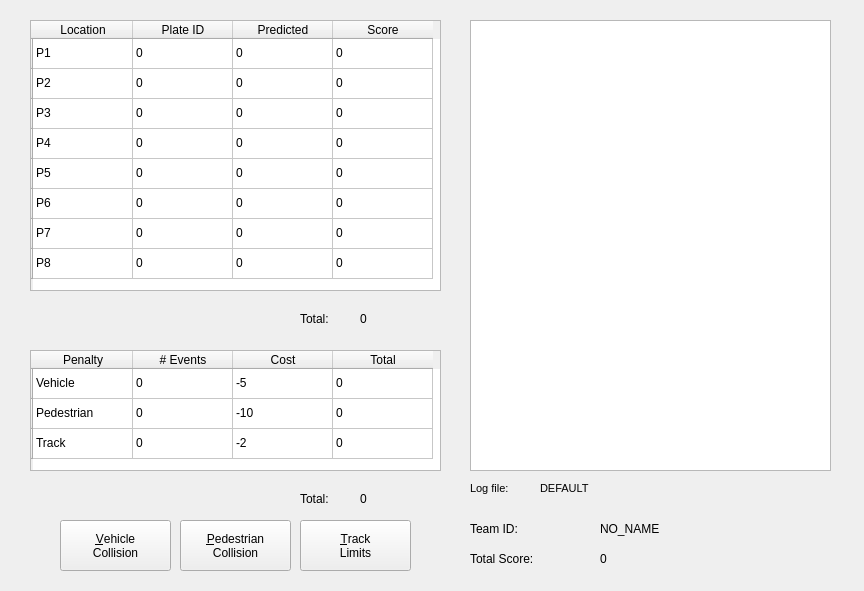
<?xml version="1.0" encoding="UTF-8"?>
<ui version="4.0">
 <class>Form</class>
 <widget class="QWidget" name="Form">
  <property name="geometry">
   <rect>
    <x>0</x>
    <y>0</y>
    <width>864</width>
    <height>591</height>
   </rect>
  </property>
  <property name="windowTitle">
   <string>LICENSE PLATE SCORING</string>
  </property>
  <widget class="QPushButton" name="penalty_vehicle_QPB">
   <property name="geometry">
    <rect>
     <x>60</x>
     <y>520</y>
     <width>111</width>
     <height>51</height>
    </rect>
   </property>
   <property name="text">
    <string>&amp;Vehicle
Collision</string>
   </property>
  </widget>
  <widget class="QPushButton" name="penalty_pedestrian_QPB">
   <property name="geometry">
    <rect>
     <x>180</x>
     <y>520</y>
     <width>111</width>
     <height>51</height>
    </rect>
   </property>
   <property name="text">
    <string>&amp;Pedestrian
Collision</string>
   </property>
  </widget>
  <widget class="QPushButton" name="penalty_track_QPB">
   <property name="geometry">
    <rect>
     <x>300</x>
     <y>520</y>
     <width>111</width>
     <height>51</height>
    </rect>
   </property>
   <property name="text">
    <string>&amp;Track
Limits</string>
   </property>
  </widget>
  <widget class="QTableWidget" name="license_scores_QTW">
   <property name="geometry">
    <rect>
     <x>30</x>
     <y>20</y>
     <width>411</width>
     <height>271</height>
    </rect>
   </property>
   <row>
    <property name="text">
     <string/>
    </property>
   </row>
   <row>
    <property name="text">
     <string/>
    </property>
   </row>
   <row>
    <property name="text">
     <string/>
    </property>
   </row>
   <row>
    <property name="text">
     <string/>
    </property>
   </row>
   <row>
    <property name="text">
     <string/>
    </property>
   </row>
   <row>
    <property name="text">
     <string/>
    </property>
   </row>
   <row>
    <property name="text">
     <string/>
    </property>
   </row>
   <row>
    <property name="text">
     <string/>
    </property>
   </row>
   <column>
    <property name="text">
     <string>Location</string>
    </property>
   </column>
   <column>
    <property name="text">
     <string>Plate ID</string>
    </property>
   </column>
   <column>
    <property name="text">
     <string>Predicted</string>
    </property>
   </column>
   <column>
    <property name="text">
     <string>Score</string>
    </property>
   </column>
   <item row="0" column="0">
    <property name="text">
     <string>P1</string>
    </property>
   </item>
   <item row="0" column="1">
    <property name="text">
     <string>0</string>
    </property>
   </item>
   <item row="0" column="2">
    <property name="text">
     <string>0</string>
    </property>
   </item>
   <item row="0" column="3">
    <property name="text">
     <string>0</string>
    </property>
   </item>
   <item row="1" column="0">
    <property name="text">
     <string>P2</string>
    </property>
   </item>
   <item row="1" column="1">
    <property name="text">
     <string>0</string>
    </property>
   </item>
   <item row="1" column="2">
    <property name="text">
     <string>0</string>
    </property>
   </item>
   <item row="1" column="3">
    <property name="text">
     <string>0</string>
    </property>
   </item>
   <item row="2" column="0">
    <property name="text">
     <string>P3</string>
    </property>
   </item>
   <item row="2" column="1">
    <property name="text">
     <string>0</string>
    </property>
   </item>
   <item row="2" column="2">
    <property name="text">
     <string>0</string>
    </property>
   </item>
   <item row="2" column="3">
    <property name="text">
     <string>0</string>
    </property>
   </item>
   <item row="3" column="0">
    <property name="text">
     <string>P4</string>
    </property>
   </item>
   <item row="3" column="1">
    <property name="text">
     <string>0</string>
    </property>
   </item>
   <item row="3" column="2">
    <property name="text">
     <string>0</string>
    </property>
   </item>
   <item row="3" column="3">
    <property name="text">
     <string>0</string>
    </property>
   </item>
   <item row="4" column="0">
    <property name="text">
     <string>P5</string>
    </property>
   </item>
   <item row="4" column="1">
    <property name="text">
     <string>0</string>
    </property>
   </item>
   <item row="4" column="2">
    <property name="text">
     <string>0</string>
    </property>
   </item>
   <item row="4" column="3">
    <property name="text">
     <string>0</string>
    </property>
   </item>
   <item row="5" column="0">
    <property name="text">
     <string>P6</string>
    </property>
   </item>
   <item row="5" column="1">
    <property name="text">
     <string>0</string>
    </property>
   </item>
   <item row="5" column="2">
    <property name="text">
     <string>0</string>
    </property>
   </item>
   <item row="5" column="3">
    <property name="text">
     <string>0</string>
    </property>
   </item>
   <item row="6" column="0">
    <property name="text">
     <string>P7</string>
    </property>
   </item>
   <item row="6" column="1">
    <property name="text">
     <string>0</string>
    </property>
   </item>
   <item row="6" column="2">
    <property name="text">
     <string>0</string>
    </property>
   </item>
   <item row="6" column="3">
    <property name="text">
     <string>0</string>
    </property>
   </item>
   <item row="7" column="0">
    <property name="text">
     <string>P8</string>
    </property>
   </item>
   <item row="7" column="1">
    <property name="text">
     <string>0</string>
    </property>
   </item>
   <item row="7" column="2">
    <property name="text">
     <string>0</string>
    </property>
   </item>
   <item row="7" column="3">
    <property name="text">
     <string>0</string>
    </property>
   </item>
  </widget>
  <widget class="QTableWidget" name="penalties_scores_QTW">
   <property name="geometry">
    <rect>
     <x>30</x>
     <y>350</y>
     <width>411</width>
     <height>121</height>
    </rect>
   </property>
   <row>
    <property name="text">
     <string/>
    </property>
   </row>
   <row>
    <property name="text">
     <string/>
    </property>
   </row>
   <row>
    <property name="text">
     <string/>
    </property>
   </row>
   <column>
    <property name="text">
     <string>Penalty</string>
    </property>
   </column>
   <column>
    <property name="text">
     <string># Events</string>
    </property>
   </column>
   <column>
    <property name="text">
     <string>Cost</string>
    </property>
   </column>
   <column>
    <property name="text">
     <string>Total</string>
    </property>
   </column>
   <item row="0" column="0">
    <property name="text">
     <string>Vehicle</string>
    </property>
   </item>
   <item row="0" column="1">
    <property name="text">
     <string>0</string>
    </property>
   </item>
   <item row="0" column="2">
    <property name="text">
     <string>-5</string>
    </property>
   </item>
   <item row="0" column="3">
    <property name="text">
     <string>0</string>
    </property>
   </item>
   <item row="1" column="0">
    <property name="text">
     <string>Pedestrian</string>
    </property>
   </item>
   <item row="1" column="1">
    <property name="text">
     <string>0</string>
    </property>
   </item>
   <item row="1" column="2">
    <property name="text">
     <string>-10</string>
    </property>
   </item>
   <item row="1" column="3">
    <property name="text">
     <string>0</string>
    </property>
   </item>
   <item row="2" column="0">
    <property name="text">
     <string>Track</string>
    </property>
   </item>
   <item row="2" column="1">
    <property name="text">
     <string>0</string>
    </property>
   </item>
   <item row="2" column="2">
    <property name="text">
     <string>-2</string>
    </property>
   </item>
   <item row="2" column="3">
    <property name="text">
     <string>0</string>
    </property>
   </item>
  </widget>
  <widget class="QLabel" name="license_total_label_QL">
   <property name="geometry">
    <rect>
     <x>300</x>
     <y>310</y>
     <width>51</width>
     <height>17</height>
    </rect>
   </property>
   <property name="text">
    <string>Total:</string>
   </property>
  </widget>
  <widget class="QLabel" name="license_total_value_QL">
   <property name="geometry">
    <rect>
     <x>360</x>
     <y>310</y>
     <width>41</width>
     <height>17</height>
    </rect>
   </property>
   <property name="text">
    <string>0</string>
   </property>
  </widget>
  <widget class="QLabel" name="penalties_total_label_QL">
   <property name="geometry">
    <rect>
     <x>300</x>
     <y>490</y>
     <width>51</width>
     <height>17</height>
    </rect>
   </property>
   <property name="text">
    <string>Total:</string>
   </property>
  </widget>
  <widget class="QLabel" name="penalties_total_value_QL">
   <property name="geometry">
    <rect>
     <x>360</x>
     <y>490</y>
     <width>41</width>
     <height>17</height>
    </rect>
   </property>
   <property name="text">
    <string>0</string>
   </property>
  </widget>
  <widget class="QTextEdit" name="comms_log_QTE">
   <property name="geometry">
    <rect>
     <x>470</x>
     <y>20</y>
     <width>361</width>
     <height>451</height>
    </rect>
   </property>
   <property name="font">
    <font>
     <pointsize>8</pointsize>
    </font>
   </property>
   <property name="html">
    <string>&lt;!DOCTYPE HTML PUBLIC &quot;-//W3C//DTD HTML 4.0//EN&quot; &quot;http://www.w3.org/TR/REC-html40/strict.dtd&quot;&gt;
&lt;html&gt;&lt;head&gt;&lt;meta name=&quot;qrichtext&quot; content=&quot;1&quot; /&gt;&lt;style type=&quot;text/css&quot;&gt;
p, li { white-space: pre-wrap; }
&lt;/style&gt;&lt;/head&gt;&lt;body style=&quot; font-family:'Noto Sans'; font-size:8pt; font-weight:400; font-style:normal;&quot;&gt;
&lt;p style=&quot;-qt-paragraph-type:empty; margin-top:0px; margin-bottom:0px; margin-left:0px; margin-right:0px; -qt-block-indent:0; text-indent:0px; font-size:6pt;&quot;&gt;&lt;br /&gt;&lt;/p&gt;&lt;/body&gt;&lt;/html&gt;</string>
   </property>
  </widget>
  <widget class="QLabel" name="team_ID_label_QL">
   <property name="geometry">
    <rect>
     <x>470</x>
     <y>520</y>
     <width>101</width>
     <height>17</height>
    </rect>
   </property>
   <property name="text">
    <string>Team ID:</string>
   </property>
  </widget>
  <widget class="QLabel" name="total_score_label_QL">
   <property name="geometry">
    <rect>
     <x>470</x>
     <y>550</y>
     <width>101</width>
     <height>17</height>
    </rect>
   </property>
   <property name="text">
    <string>Total Score:</string>
   </property>
  </widget>
  <widget class="QLabel" name="team_ID_value_QL">
   <property name="geometry">
    <rect>
     <x>600</x>
     <y>520</y>
     <width>111</width>
     <height>17</height>
    </rect>
   </property>
   <property name="text">
    <string>NO_NAME</string>
   </property>
  </widget>
  <widget class="QLabel" name="total_score_value_QL">
   <property name="geometry">
    <rect>
     <x>600</x>
     <y>550</y>
     <width>101</width>
     <height>17</height>
    </rect>
   </property>
   <property name="text">
    <string>0</string>
   </property>
  </widget>
  <widget class="QLabel" name="log_file_label_QL">
   <property name="geometry">
    <rect>
     <x>470</x>
     <y>480</y>
     <width>61</width>
     <height>17</height>
    </rect>
   </property>
   <property name="font">
    <font>
     <pointsize>8</pointsize>
    </font>
   </property>
   <property name="text">
    <string>Log file:</string>
   </property>
  </widget>
  <widget class="QLabel" name="log_file_value_QL">
   <property name="geometry">
    <rect>
     <x>540</x>
     <y>480</y>
     <width>291</width>
     <height>17</height>
    </rect>
   </property>
   <property name="font">
    <font>
     <pointsize>8</pointsize>
    </font>
   </property>
   <property name="text">
    <string>DEFAULT</string>
   </property>
  </widget>
 </widget>
 <resources/>
 <connections/>
</ui>
